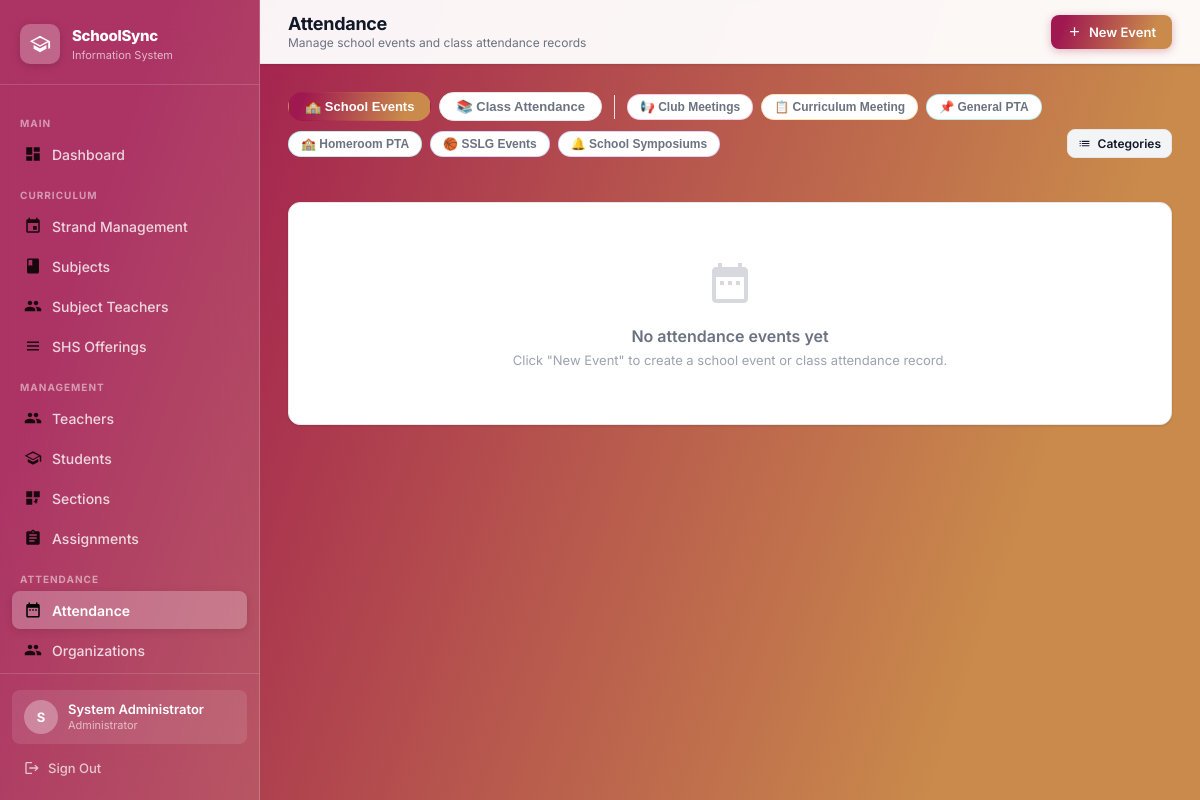
Page /attendance (signed in) on the committed database.
### tables this page shows
CREATE TABLE attendance_categories (id INTEGER PRIMARY KEY AUTOINCREMENT, name TEXT NOT NULL UNIQUE, description TEXT, color TEXT DEFAULT '#6b7280', icon TEXT DEFAULT '🎯', created_at TEXT DEFAULT (datetime('now')), created_by_student INTEGER, is_shared INTEGER DEFAULT 0);

### app.py (the view)
@app.route('/attendance')
@login_required
def attendance_home():
    conn = get_db()
    events = conn.execute(
        "SELECT ae.*, sec.section_name, sub.subject_name,"
        " t.first_name||' '||t.last_name AS teacher_name,"
        " ac.name AS category_name, ac.color AS category_color, ac.icon AS category_icon"
        " FROM attendance_events ae"
        " LEFT JOIN sections sec ON ae.section_id=sec.id"
        " LEFT JOIN subjects sub ON ae.subject_id=sub.id"
        " LEFT JOIN teachers t ON ae.teacher_id=t.id"
        " LEFT JOIN attendance_categories ac ON ae.category_id=ac.id"
        " ORDER BY ae.event_date DESC, ae.id DESC"
    ).fetchall()
    sections      = conn.execute("SELECT id,section_name,grade_level FROM sections ORDER BY grade_level,section_name").fetchall()
    subjects      = conn.execute("SELECT id,subject_name,subject_code FROM subjects ORDER BY subject_name").fetchall()
    teachers      = conn.execute("SELECT id,first_name,last_name FROM teachers ORDER BY last_name").fetchall()
    categories    = conn.execute("SELECT * FROM attendance_categories ORDER BY name").fetchall()
    organizations = conn.execute("SELECT * FROM organizations ORDER BY name").fetchall()
    all_students  = conn.execute(
        "SELECT id, student_id, first_name, last_name, middle_name"
        " FROM students WHERE enrollment_status='Enrolled' ORDER BY last_name, first_name"
    ).fetchall()
    conn.close()
    return render_template('attendance_home.html', events=events,
                           sections=sections, subjects=subjects, teachers=teachers,
                           all_students=all_students, categories=categories,
                           organizations=organizations)

### app.py (called while the page is built)
def get_db():
    conn = sqlite3.connect(DATABASE)
    conn.row_factory = sqlite3.Row
    conn.execute("PRAGMA foreign_keys = ON")
    return conn

def login_required(f):
    @wraps(f)
    def decorated(*args, **kwargs):
        if 'admin_id' not in session:
            return redirect(url_for('login'))
        return f(*args, **kwargs)
    return decorated

### templates/attendance_home.html (shortened to what this page needs)
{% extends "layout.html" %}
{% block page_title %}Attendance{% endblock %}
{% block page_subtitle %}Manage school events and class attendance records{% endblock %}
{% block header_actions %}
  <button class="btn btn-primary" onclick="openModal('createEventModal')">
    <svg viewBox="0 0 24 24" fill="currentColor"><path d="M19 13h-6v6h-2v-6H5v-2h6V5h2v6h6v2z"/></svg>
    New Event
  </button>
{% endblock %}
{% block content %}
<div style="display:flex;align-items:center;gap:8px;margin-bottom:20px;flex-wrap:wrap;">
  <button class="sem-tab active" id="tab-school" onclick="filterEvents('school',this)">🏫 School Events</button>
  <button class="sem-tab" id="tab-class"  onclick="filterEvents('class',this)">📚 Class Attendance</button>
  {% if categories %}
  {% for cat in categories %}
  <button class="sem-tab" onclick="filterCat('{{ cat.id }}',this)"
          style="border-color:{{ cat.color }}44;font-size:12px;padding:5px 12px;">
    {{ cat.icon }} {{ cat.name }}
  </button>
  {% endfor %}
  {% endif %}
  <a href="{{ url_for('attendance_categories') }}" class="btn btn-secondary btn-sm" style="margin-left:auto;">
    <svg viewBox="0 0 24 24" fill="currentColor" style="width:13px;height:13px;"><path d="M3 13h2v-2H3v2zm0 4h2v-2H3v2zm0-8h2V7H3v2zm4 4h14v-2H7v2zm0 4h14v-2H7v2zM7 7v2h14V7H7z"/></svg>
    Categories
  </a>
</div>
{% if events %}
<div class="events-grid">
  {% for ev in events %}
  <div class="ev-card" data-type="{{ ev.event_type }}" data-category="{{ ev.category_id or '' }}">
    <div class="ev-card-accent {{ ev.event_type }}"></div>
    <div class="ev-card-body">
      <div style="display:flex;align-items:center;justify-content:space-between;gap:8px;">
        <span class="ev-type-badge {{ 'type-school' if ev.event_type=='school' else 'type-class' }}">
          {{ '🏫 School' if ev.event_type=='school' else '📚 Class' }}
        </span>
        <span style="font-size:12px;font-weight:600;color:var(--text-muted);">{{ ev.event_date }}</span>
      </div>
      <div class="ev-title">{{ ev.title }}</div>
      {% if ev.time_start or ev.time_end %}
      <div class="ev-meta">
        <svg viewBox="0 0 24 24" fill="currentColor"><path d="M11.99 2C6.47 2 2 6.48 2 12s4.47 10 9.99 10C17.52 22 22 17.52 22 12S17.52 2 11.99 2zM12 20c-4.42 0-8-3.58-8-8s3.58-8 8-8 8 3.58 8 8-3.58 8-8 8zm.5-13H11v6l5.25 3.15.75-1.23-4.5-2.67V7z"/></svg>
        {{ ev.time_start or '—' }}{% if ev.time_end %} – {{ ev.time_end }}{% endif %}
      </div>
      {% endif %}
      {% if ev.section_name or ev.subject_name %}
      <div class="ev-meta">
        <svg viewBox="0 0 24 24" fill="currentColor"><path d="M12 3L1 9l11 6 9-4.91V17h2V9L12 3z"/></svg>
        {% if ev.section_name %}{{ ev.section_name }}{% endif %}{% if ev.subject_name %} · {{ ev.subject_name }}{% endif %}
      </div>
      {% endif %}
      {% if ev.description %}
      <div class="ev-meta">{{ ev.description }}</div>
      {% endif %}
      <div style="display:flex;align-items:center;gap:6px;flex-wrap:wrap;margin-top:2px;">
        {% if ev.category_name %}
        <span class="cat-tag" style="background:{{ ev.category_color }}22;color:{{ ev.category_color }};">
          {{ ev.category_icon }} {{ ev.category_name }}
        </span>
        {% endif %}
        {% if ev.is_compulsory %}
        <span style="display:inline-flex;align-items:center;gap:3px;padding:2px 8px;border-radius:20px;font-size:11px;font-weight:700;background:#fef3c7;color:#92400e;">📌 Compulsory</span>
        {% endif %}
        <span class="auth-badge">
          <svg viewBox="0 0 24 24" fill="currentColor" style="width:11px;height:11px;"><path d="M12 1L3 5v6c0 5.55 3.84 10.74 9 12 5.16-1.26 9-6.45 9-12V5l-9-4z"/></svg>
          {{ 'Student ID entry' if ev.authorized_type=='student' else 'Teacher managed' }}
        </span>
        <span style="font-size:11px;color:var(--text-muted);">{{ ev.created_by or '' }}</span>
      </div>
    </div>
    <div class="ev-card-footer">
      {% if ev.event_type == 'school' %}
      <a href="{{ url_for('attendance_event', eid=ev.id) }}" class="btn btn-primary btn-sm">
        <svg viewBox="0 0 24 24" fill="currentColor"><path d="M12 4.5C7 4.5 2.73 7.61 1 12c1.73 4.39 6 7.5 11 7.5s9.27-3.11 11-7.5c-1.73-4.39-6-7.5-11-7.5zM12 17c-2.76 0-5-2.24-5-5s2.24-5 5-5 5 2.24 5 5-2.24 5-5 5zm0-8c-1.66 0-3 1.34-3 3s1.34 3 3 3 3-1.34 3-3-1.34-3-3-3z"/></svg>
        Open
      </a>
      <button class="btn btn-secondary btn-sm" onclick="closeEvent({{ ev.id }}, '{{ ev.time_end or '' }}')" title="Mark unscanned as Absent">
        🔒 Close
      </button>
      {% else %}
      <a href="{{ url_for('attendance_event_view', eid=ev.id) }}" class="btn btn-secondary btn-sm">
        <svg viewBox="0 0 24 24" fill="currentColor"><path d="M12 4.5C7 4.5 2.73 7.61 1 12c1.73 4.39 6 7.5 11 7.5s9.27-3.11 11-7.5c-1.73-4.39-6-7.5-11-7.5zM12 17c-2.76 0-5-2.24-5-5s2.24-5 5-5 5 2.24 5 5-2.24 5-5 5zm0-8c-1.66 0-3 1.34-3 3s1.34 3 3 3 3-1.34 3-3-1.34-3-3-3z"/></svg>
        View Records
      </a>
      {% endif %}
      <form method="POST" action="{{ url_for('delete_attendance_event', eid=ev.id) }}"
            onsubmit="return confirm('Delete this event and all records?')" style="display:inline;">
        <button type="submit" class="btn btn-danger btn-sm">
          <svg viewBox="0 0 24 24" fill="currentColor"><path d="M6 19c0 1.1.9 2 2 2h8c1.1 0 2-.9 2-2V7H6v12zM19 4h-3.5l-1-1h-5l-1 1H5v2h14V4z"/></svg>
        </button>
      </form>
    </div>
  </div>
  {% endfor %}
</div>
{% else %}
<div class="content-card">
  <div class="empty-state">
    <svg viewBox="0 0 24 24" fill="currentColor"><path d="M9 11H7v2h2v-2zm4 0h-2v2h2v-2zm4 0h-2v2h2v-2zm2-7h-1V2h-2v2H8V2H6v2H5c-1.11 0-1.99.9-1.99 2L3 20c0 1.1.89 2 2 2h14c1.1 0 2-.9 2-2V6c0-1.1-.9-2-2-2zm0 16H5V9h14v11z"/></svg>
    <h3>No attendance events yet</h3>
    <p>Click "New Event" to create a school event or class attendance record.</p>
  </div>
</div>
{% endif %}
{% endblock %}

### static/css/style.css (style rules this page uses)
:root { --brand-gradient: linear-gradient(109deg, rgba(160,24,80,1) 11.2%, rgba(201,138,75,1) 81.7%); --blue-course: linear-gradient(90deg, rgba(46,129,211,1) 0%, rgba(25,70,171,1) 100%); --teal-course: linear-gradient(90deg, rgba(76,187,149,1) 0%, rgba(38,117,105,1) 100%); --yellow-course: linear-gradient(90deg, rgba(241,218,0,1) 0%, rgba(233,164,0,1) 100%); --pink-course: linear-gradient(90deg, rgba(208,53,141,1) 0%, rgba(131,10,78,1) 100%); --dark-teal-course: linear-gradient(90deg, rgba(107,53,202,1) 0%, rgba(72,23,155,1) 100%); --medium-blue-course: linear-gradient(90deg, rgba(56,61,201,1) 0%, rgba(19,21,128,1) 100%); --mint-green-course: linear-gradient(90deg, rgba(87,209,218,1) 0%, rgba(41,123,146,1) 100%); --green-course: linear-gradient(90deg, rgba(87,219,56,1) 0%, rgba(52,164,50,1) 100%); --orange-course: linear-gradient(90deg, rgba(235,154,48,1) 0%, rgba(218,86,15,1) 100%); --slate-blue-course: linear-gradient(90deg, rgba(50,103,153,1) 0%, rgba(18,57,96,1) 100%); --dark-green-course: linear-gradient(90deg, rgba(49,123,100,1) 0%, rgba(22,71,79,1) 100%); --orange-red-course: linear-gradient(90deg, #f26a21 0%, #c0392b 100%); --sidebar-width: 260px; --header-height: 64px; --radius-sm: 8px; --radius-md: 12px; --radius-lg: 16px; --shadow-sm: 0 1px 3px rgba(0,0,0,.08), 0 1px 2px rgba(0,0,0,.04); --shadow-md: 0 4px 12px rgba(0,0,0,.10), 0 2px 4px rgba(0,0,0,.06); --shadow-lg: 0 10px 30px rgba(0,0,0,.14), 0 4px 8px rgba(0,0,0,.08); --text-primary: #111827; --text-secondary: #6b7280; --text-muted: #9ca3af; --border: #e5e7eb; --bg-page: #f3f4f6; --bg-white: #ffffff; --danger: #ef4444; --success: #22c55e; }
*,*::before,*::after { box-sizing:border-box;margin:0;padding:0 }
html { scroll-behavior:smooth }
body { font-family:'Inter',sans-serif;font-size:14px;color:var(--text-primary);background:var(--brand-gradient);min-height:100vh;-webkit-font-smoothing:antialiased }
a { text-decoration:none;color:inherit }
.header-actions .btn { white-space:nowrap }
.content-card { background:var(--bg-white);border-radius:var(--radius-md);box-shadow:var(--shadow-sm);border:1px solid var(--border);overflow:hidden }
.btn { display:inline-flex;align-items:center;gap:7px;padding:9px 16px;border-radius:var(--radius-sm);font-family:'Inter',sans-serif;font-size:13px;font-weight:600;cursor:pointer;border:none;transition:opacity .2s,transform .15s,box-shadow .2s;white-space:nowrap }
.btn svg { width:15px;height:15px }
.btn-primary { background:var(--brand-gradient);color:white;box-shadow:0 2px 8px rgba(160,24,80,.3) }
.btn-secondary { background:var(--bg-page);color:var(--text-primary);border:1px solid var(--border) }
.btn-sm { padding:6px 10px;font-size:12px }
.btn-sm svg { width:13px;height:13px }
.empty-state { text-align:center;padding:56px 24px;color:var(--text-muted) }
.empty-state svg { width:48px;height:48px;margin-bottom:16px;opacity:.4 }
.empty-state h3 { font-size:16px;font-weight:600;color:var(--text-secondary);margin-bottom:6px }
.empty-state p { font-size:13px }

### templates/attendance_home.html (style rules this page uses)
.sem-tab { display:inline-flex;align-items:center;gap:5px;padding:6px 16px;border-radius:99px; font-size:13px;font-weight:600;border:1.5px solid var(--border);background:#fff; color:var(--text-secondary);cursor:pointer;transition:all .15s; }
.sem-tab.active { background:var(--brand-gradient);border-color:transparent;color:#fff; }

### rows in the picture
attendance_categories: icon "📢", name "Club Meetings"
attendance_categories: icon "📋", name "Curriculum Meeting"
attendance_categories: icon "📌", name "General PTA"
attendance_categories: icon "🏫", name "Homeroom PTA"
attendance_categories: icon "🏀", name "SSLG Events"
attendance_categories: icon "🔔", name "School Symposiums"

### other values in the picture
{{ session.admin_name[0]|upper }} "S"
{{ session.admin_name }} "System Administrator"
